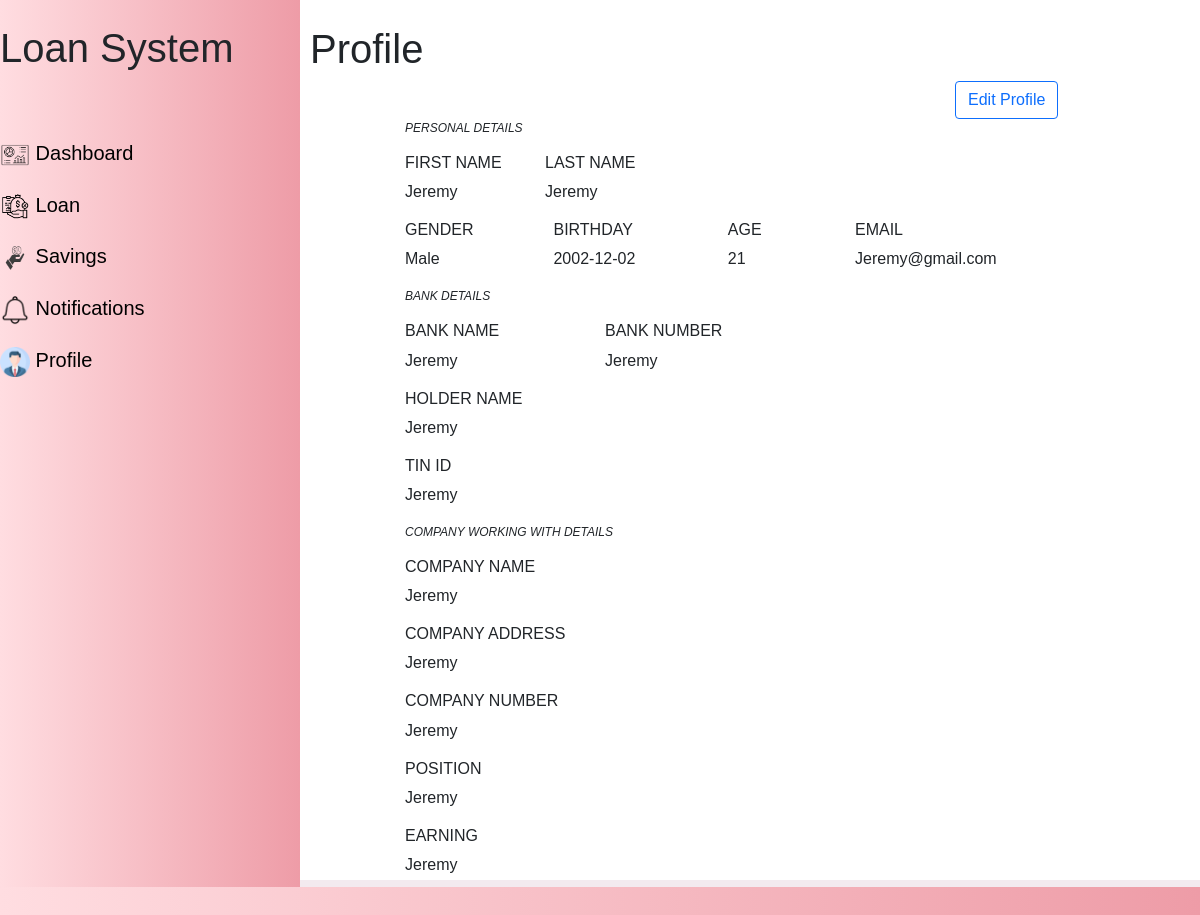
The page /view/users/profile.php (signed in) on the database its author committed.
### tables this page shows
CREATE TABLE `user_tbl` (
  `id` int(100) NOT NULL,
  `fname` varchar(100) NOT NULL,
  `lname` varchar(100) NOT NULL,
  `gender` varchar(100) NOT NULL,
  `birthday` date NOT NULL,
  `age` int(100) NOT NULL,
  `email` varchar(100) NOT NULL,
  `bank_name` varchar(100) NOT NULL,
  `bank_number` varchar(100) NOT NULL,
  `holder_name` varchar(100) NOT NULL,
  `tin_num` varchar(100) NOT NULL,
  `com_name` varchar(100) NOT NULL,
  `com_address` varchar(100) NOT NULL,
  `com_num` varchar(100) NOT NULL,
  `position` varchar(100) NOT NULL,
  `earning` varchar(100) NOT NULL,
  `proof_bill` varchar(100) NOT NULL,
  `proof_id` varchar(100) NOT NULL,
  `proof_coe` varchar(100) NOT NULL,
  `password` varchar(100) NOT NULL,
  `role` varchar(100) NOT NULL,
  `account_type` varchar(100) NOT NULL,
  `is_blocked` int(100) NOT NULL,
  `is_valid` int(100) NOT NULL,
  `status` varchar(100) NOT NULL,
  `total_savings` double(10,2) NOT NULL
);

### controller/db_connector.php (called while the page is built, shortened)
<?php
class Database {
    public $host = HOST;
    public $user = USER;
    public $password = PASSWORD;
    public $database = DATABASE;
    public $link;
    public function dbConnect() {
        $this->link = mysqli_connect($this->host, $this->user, $this->password, $this->database);
    }
    public function retrieve($sql) {
        $result = mysqli_query($this->link, $sql) or die (mysqli_error($this->link) . __LINE__);
        if (mysqli_num_rows($result) > 0) {
            return $result;
        } else {
            return false;
        }
    }
}
?>

### model/user_model.php (called while the page is built, shortened)
<?php
    class Register{
        public $db;
        public function __construct(){
            $this->db = new Database();
        }
        public function getSpecificUser() {
            $id = $_SESSION["user_id"];
            $sql = "SELECT * FROM user_tbl WHERE id = '$id' ";
            $result = $this->db->retrieve($sql);
            $usersData = [];
            if ($result) {
                while ($row = mysqli_fetch_assoc($result)) {
                    $usersData[] = [
                        'id' => $row["id"],
                        'fname' => $row["fname"],
                        'lname' => $row["lname"],
                        'gender' => $row["gender"],
                        'birthday' => $row["birthday"],
                        'age' => $row["age"],
                        'email' => $row["email"],
                        'bank_name' => $row["bank_name"],
                        'bank_number' => $row["bank_number"],
                        'holder_name' => $row["holder_name"],
                        'tin_num' => $row["tin_num"],
                        'com_name' => $row["com_name"],
                        'com_address' => $row["com_address"],
                        'com_num' => $row["com_num"],
                        'position' => $row["position"],
                        'earning' => $row["earning"],
                        'proof_bill' => $row["proof_bill"],
                        'proof_id' => $row["proof_id"],
                        'proof_coe' => $row["proof_coe"],
                        'account_type' => $row["account_type"],
                        'status' => $row["status"]
                    ];
                }
            }else{
                $usersData = "No user found";
            }
            return $usersData;
        }
        public function getSideBar(){
            $type = $_SESSION["account_type"];
            if($type === "Basic"){
                $link = "";
            }else if($type === "Premium"){
                $link = "../../view/users/savings.php";
            }
            return $link;
        }
    }
?>

### view/users/profile.php (the view, shortened to what this page needs)
<?php
    include_once "../template/sidebarUser.php";
    include_once "../../controller/db_connector.php";
    include_once "../../model/user_model.php";
    $getUsers = new Register();
    $allUsers = $getUsers->getSpecificUser();
    $tableDisplay = [];
?>
        </div>
        <div class='profile_container'>
        <?php
            foreach ($allUsers as $user) {
                $tableDisplay[] = "
                    <h1>Profile</h1>
                    <div class = 'inner_profile'>
                        <div class='btn_container'>
                            <button type='button' class='btn btn-outline-primary'>Edit Profile</button>
                        </div>
                        <p id = 'personalDetail'>PERSONAL DETAILS</p>
                        <div class ='fullNameDisplay'>
                            <div class = 'firstName'>
                                <h6>FIRST NAME</h6>
                                <p id = 'firstName'>{$user['fname']}</p>
                            </div>
                            <div class = 'lastName'>
                                <h6>LAST NAME</h6>
                                <p id = 'lastName'>{$user['lname']}</p>
                            </div>
                        </div>
                        <div class = 'genderAgeDisplay'>
                            <div class = 'gender'>
                                <h6>GENDER</h6>
                                <p id = 'gender'>{$user['gender']}</p>
                            </div>
                            <div class = 'birthday'>
                                <h6>BIRTHDAY</h6>
                                <p id = 'birthday'>{$user['birthday']}</p>
                            </div>
                            <div class = 'age'>
                                <h6>AGE</h6>
                                <p id = 'age'>{$user['age']}</p>
                            </div>
                            <div class = 'email'>
                                <h6>EMAIL</h6>
                                <p id ='email'>{$user['email']}</p>
                            </div>
                        </div>
                        <p id = 'bankDetailDisplay'>BANK DETAILS</p>
                        <div class = 'bankDetailContainer'>
                            <div class = 'bankName'>
                                <h6>BANK NAME</h6>
                                <p id = 'bankName'>{$user['bank_name']}</p>
                            </div>
                            <div class = 'bankNumber'>
                                <h6>BANK NUMBER</h6>
                                <p id = 'bankNumber'>{$user['bank_number']}</p>
                            </div>
                        </div>
                        <div class = 'holderName'>
                            <h6>HOLDER NAME</h6>
                            <p id = 'holderName'>{$user['holder_name']}</p>
                        </div>
                        <div class = 'tinId'>
                            <h6>TIN ID</h6>
                            <p id = 'tinId'>{$user['tin_num']}</p>
                        </div>
                        <p id = 'companyDetails'>COMPANY WORKING WITH DETAILS</p>
                        <div class = 'companyName'>
                            <h6>COMPANY NAME</h6>
                            <p id = 'companyName'>{$user['com_name']}</p>
                        </div>
                        <div class = 'companyAddress'>
                            <h6>COMPANY ADDRESS</h6>
                            <p id = 'companyAddress'>{$user['com_address']}</p>
                        </div>
                        <div class = 'companyNumer'>
                            <h6>COMPANY NUMBER</h6>
                            <p id = 'companyNumer'>{$user['com_num']}</p>
                        </div>
                        <div class = 'position'>
                            <h6>POSITION</h6>
                            <p id = 'position'>{$user['position']}</p>
                        </div>
                        <div class = 'earning'>
                            <h6>EARNING</h6>
                            <p id = 'earning'>{$user['earning']}</p>
                        </div>
                                    <img width = '345' src = '{$user['proof_bill']}'  height = '300' id = 'proof_bill' alt=''>
                                    <img id = 'proof_id' src = '{$user['proof_id']}' width = '345' height = '300' alt=''>
                            <img width = '345' src = '{$user['proof_coe']}' height = '300' id = 'proof_coe' alt=''>
                ";
            }
            $tableContent = implode("\n", $tableDisplay);
        ?>
        <?php echo $tableContent; ?>
                </div>
            </div>
        </div>
</body>
</html>

### view/template/sidebarUser.php (shortened to what this page needs)
<?php
    include_once "../../model/user_model.php";
    require_once "../../controller/db_connector.php";
    $sidebar = new Register();
    $side = $sidebar->getSideBar();
?>
<!DOCTYPE html>
<html lang="en">
<head>
    <link rel="stylesheet" href="../../model/mycssloan.css">
    <link href="https://cdn.jsdelivr.net/npm/bootstrap@5.0.2/dist/css/bootstrap.min.css" rel="stylesheet">
</head>
<body>
    <div class = "mainDash">
        <div class = "sideBar"><br>
            <h1>Loan System</h1><br><br>
            <ul class="list-group links">
                <li class="goLinks"><a id = "linkColor" href="../users/dashboard.php"> <img id = "linkColor" height = "30px" width = "30px" src="../../model/upload/dashboard.png" alt=""> Dashboard</a></li>
                <li class="goLinks"><img height = "30px" width = "30px" src="../../model/upload/loan.png" alt=""> <a href="../../view/users/loanPage.php">Loan</a></li>
                <?php
                    $tableDisplay = "
                        <li class='goLinks'><img height = '30px' width = '30px' src='../../model/upload/save.png' alt=''><a href= '$side'> Savings</a></li>
                        ";
                ?>
                <?php echo $tableDisplay; ?>
                <li class="goLinks"><img height = "30px" width = "30px" src="../../model/upload/notification.png" alt=""> <a href="../users/notification.php">Notifications</a></li>
                <li class="goLinks"><a href="../../view/users/profile.php"><img height = "30px" width = "30px" src="../../model/upload/profile.png" alt=""> Profile</a></li>
            </ul>

### model/mycssloan.css (style rules this page uses)
* { font-family: Verdana, Geneva, Tahoma, sans-serif; }
body { height: auto; margin-left: 1px; margin-top: 1px; margin-right: 1px; overflow-x: hidden; background: #ee9ca7; background: -webkit-linear-gradient( to right, #ffdde1, #ee9ca7 ); background: linear-gradient( to right, #ffdde1, #ee9ca7 ); }
.mainDash { background-color: rgb(243, 234, 239); display: flex; width: 100%; }
.sideBar { width: 300px; height: 887px; background: #ee9ca7; background: -webkit-linear-gradient( to right, #ffdde1, #ee9ca7 ); background: linear-gradient( to right, #ffdde1, #ee9ca7 ); }
.links { width: 350px; }
.links a { text-decoration: none; color: black; border: none; }
.fullNameDisplay, .genderAgeDisplay { display: flex; width: 500px; }
.bankDetailContainer, .companyDetailContainer, .proofBillIdContainer { width: 700px; display: flex; }
.firstName, .gender { width: 100px; }
.lastName, .age { width: 100px; float: left; margin-left: 40px; }
.birthday, .age, .email { margin-left: 80px; }
#bankDetailDisplay, #personalDetail, #companyDetails { font-style: italic; font-size: 12px; }
.bankName { width: 200px; }
.birthday { width: 200px; }
.email { width: 50px; }
.goLinks { font-size: 20px; padding-top: 10px; padding-bottom: 10px; }
#linkColor img { fill: rgb(10, 10, 10); }
.profile_container { padding-top: 25px; background-color: #fff; padding-left: 10px; width: 100%; height: 880px; overflow-y: auto; }
.inner_profile { margin: 0 auto; width: 700px; }
.btn_container { margin-left: 550px; }

### rows shown on the page
user_tbl: fname "Jeremy", lname "Jeremy", gender "Male", birthday "2002-12-02", age "21", email "Jeremy@gmail.com", bank_name "Jeremy", bank_number "Jeremy", holder_name "Jeremy", tin_num "Jeremy", com_name "Jeremy", com_address "Jeremy", com_num "Jeremy", position "Jeremy", earning "Jeremy"
